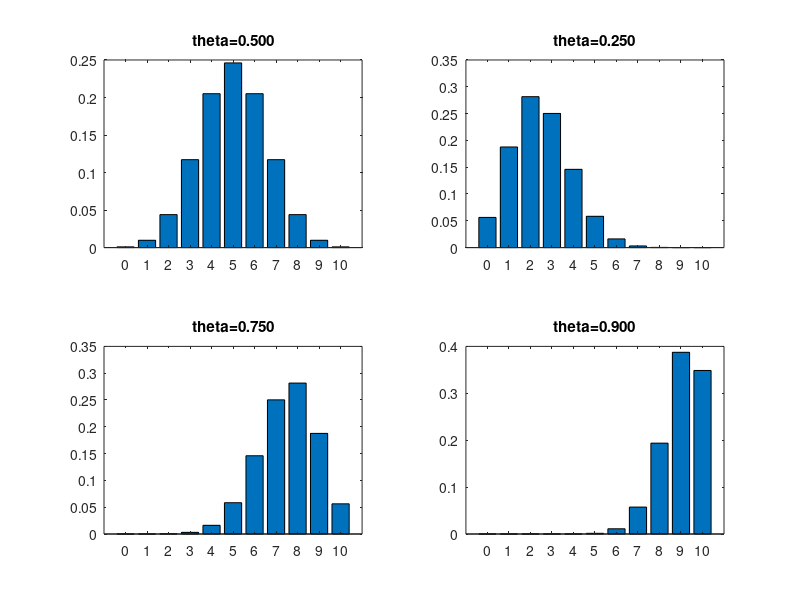

Write MATLAB code to recreate this figure. (Note: this script raises an error after producing the figure.)
%% Plot Binomial Distributions as Histograms 
thetas = [1/2 1/4 3/4 0.9];
figure; 
for i=1:4
  subplot(2,2,i)
  theta = thetas(i);
  N = 10;
  xs = 0:N;
  ps = binopdf(xs, N, theta);
  bar(ps)
  set(gca,'xticklabel',xs)
  title(sprintf('theta=%5.3f',theta))
end
printPmtkFigure('binomDistPlot'); 
